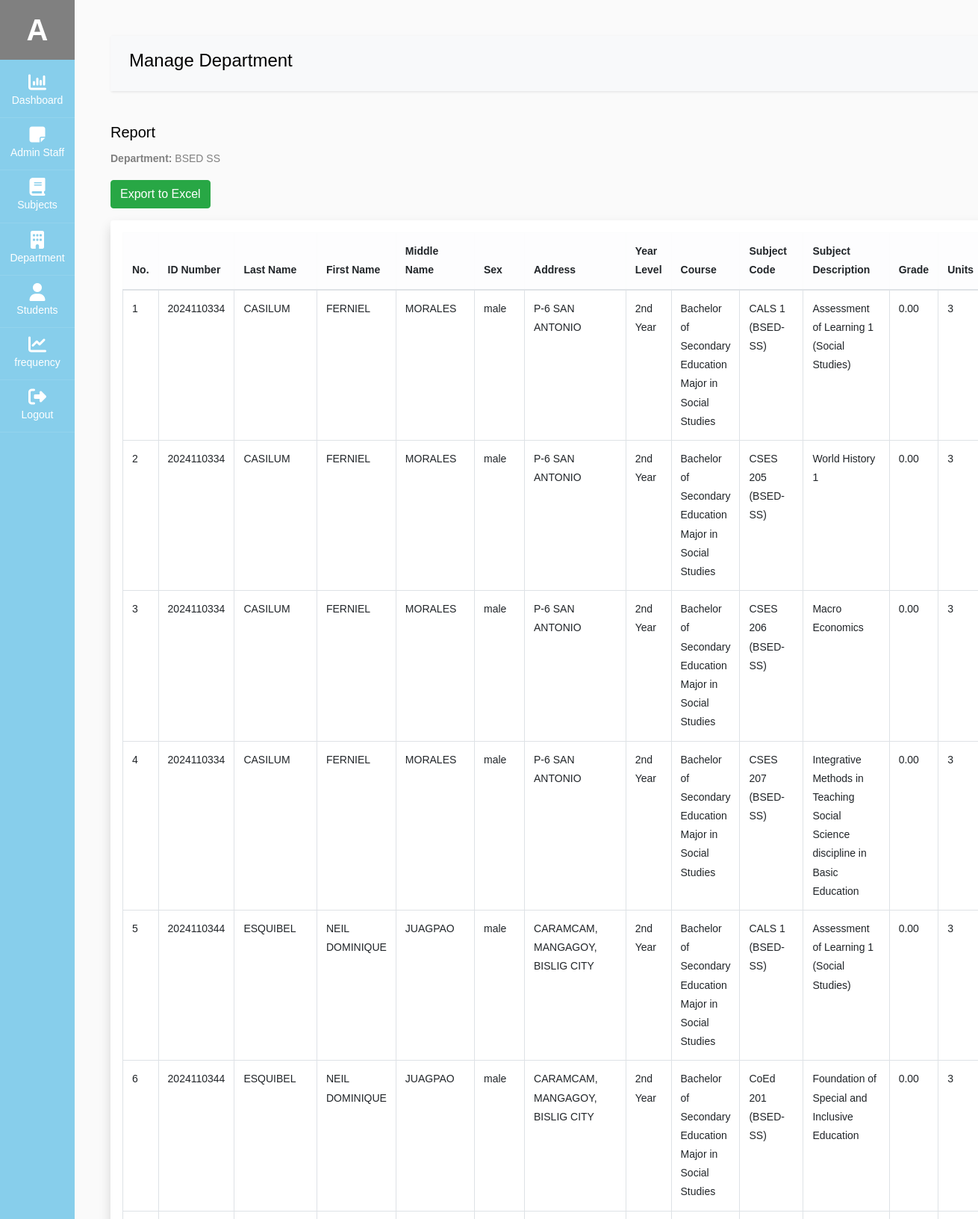
The app's page /admin/view_department.php?dept_id=7 (signed in, upper part) with its own data.
### tables this page shows
CREATE TABLE `user` (
  `admin_id` int(11) NOT NULL,
  `fname` varchar(60) NOT NULL,
  `mname` varchar(60) DEFAULT NULL,
  `lname` varchar(60) NOT NULL,
  `email` varchar(100) NOT NULL,
  `username` varchar(100) NOT NULL,
  `password` varchar(100) NOT NULL,
  `type` varchar(20) NOT NULL,
  `profile_img` varchar(255) DEFAULT NULL,
  `status` int(11) NOT NULL DEFAULT 1
);

CREATE TABLE `department` (
  `dept_id` int(11) NOT NULL,
  `dept_name` varchar(60) NOT NULL,
  `dept_description` varchar(500) DEFAULT NULL,
  `dept_status` varchar(60) NOT NULL DEFAULT '1'
);

CREATE TABLE `student_subject` (
  `ss_id` int(11) NOT NULL,
  `ss_stud_id` int(11) NOT NULL,
  `ss_subject_id` int(11) NOT NULL,
  `ss_final_grade` decimal(10,2) NOT NULL
);

CREATE TABLE `student` (
  `stud_id` int(11) NOT NULL,
  `stud_course` text NOT NULL,
  `stud_fname` varchar(60) NOT NULL,
  `stud_mname` varchar(60) DEFAULT NULL,
  `stud_lname` varchar(60) NOT NULL,
  `stud_phone` varchar(60) NOT NULL,
  `stud_bday` date NOT NULL,
  `stud_address` varchar(60) NOT NULL,
  `stud_gender` varchar(60) NOT NULL,
  `stud_year_level` varchar(60) NOT NULL,
  `stud_section` varchar(60) NOT NULL,
  `stud_sem` varchar(60) NOT NULL,
  `stud_academic_status` varchar(60) NOT NULL,
  `stud_school_year` varchar(255) NOT NULL,
  `stud_status` int(11) NOT NULL DEFAULT 1
);

CREATE TABLE `subject` (
  `subject_id` int(11) NOT NULL,
  `sub_dept_id` int(11) NOT NULL,
  `course_code` varchar(60) NOT NULL,
  `descriptive_title` text NOT NULL,
  `units` int(11) NOT NULL,
  `pre_requisite` varchar(60) NOT NULL,
  `for_year_level` varchar(60) NOT NULL
);

### db/db.php (called while the page is built, shortened)
<?php
class db_connect
{
    public $host = db_host;
    public $user = db_user;
    public $pass = db_pass;
    public $name = db_name;
    public function connect()
    {
        try {
            $this->conn = new mysqli($this->host, $this->user, $this->pass, $this->name);
        } catch (\Throwable $th) {
            header("Location:setup.php");
        }
    }
}

### db/class.php (called while the page is built, shortened)
<?php
include('db.php');
class global_class extends db_connect
{
        public function get_All_studentBasedOnDepartment($dept_id)
    {
        $query = $this->conn->prepare("SELECT * FROM `student_subject` as ss
            LEFT JOIN subject as sub
            ON sub.subject_id = ss.ss_subject_id
            LEFT JOIN department as dept
            ON dept.dept_id = sub.sub_dept_id
            LEFT JOIN student as stud
            ON stud.stud_id = ss.ss_stud_id
            WHERE dept.dept_id = ? AND stud.stud_status = '1'");
        $query->bind_param("i", $dept_id);
        if ($query->execute()) {
            $result = $query->get_result();
            return $result;
        }
    }
    public function view_department($dept_id)
    {
        $query = $this->conn->prepare("SELECT * FROM `department` where dept_status='1' and dept_id='$dept_id'");
        if ($query->execute()) {
            $result = $query->get_result();
            return $result;
        }
    }
    public function get_user_info($admin_id)
    {
        $query = $this->conn->prepare("SELECT * FROM `user` where status='1' AND admin_id =$admin_id");
        if ($query->execute()) {
            $result = $query->get_result();
            return $result;
        }
    }
}

### admin/view_department.php (the view, shortened to what this page needs)
<?php
include('../components/admin-header.php');
$dept_id=$_GET['dept_id'];
$get_department = $admin_db->view_department($dept_id);
    $view_department = $get_department->fetch_array();
    $department=$view_department['dept_name'];
?>
<div id="content" class="p-4 p-md-5">
<nav class="navbar navbar-expand-lg navbar-light bg-light" >
  <div class="container-fluid" >
    <h4>Manage Department</h4>
  </div>
</nav>
<h5>Report</h5>
<p><strong>Department:</strong> <?=$department?></p>
<form method="POST" action="function/export-to-excel_department.php">
    <button type="submit" class="btn btn-success mb-3">Export to Excel</button>
</form>
<div class="table-responsive shadow p-3 mb-5 bg-white rounded">
    <table id="studentTable" class="table table-bordered table-hover table-xl fs-5 w-100">
        <thead class="table-light">
            <tr>
                <th>No.</th>
                <th>ID Number</th>
                <th>Last Name</th>
                <th>First Name</th>
                <th>Middle Name</th>
                <th>Sex</th>
                <th>Address</th>
                <th>Year Level</th>
                <th>Course</th>
                <th>Subject Code</th>
                <th>Subject Description</th>
                <th>Grade</th>
                <th>Units</th>
            </tr>
        </thead>
        <tbody>
            <?php
                $get_All_student = $admin_db->get_All_studentBasedOnDepartment($dept_id);
                $count = 1;
                while ($student = $get_All_student->fetch_array()):
            ?>
            <tr>
                <td><?=$count?></td>
                <td><?=$student['stud_id']?></td>
                <td><?=$student['stud_lname']?></td>
                <td><?=$student['stud_fname']?></td>
                <td><?=$student['stud_mname']?></td>
                <td><?=$student['stud_gender']?></td>
                <td><?=$student['stud_address']?></td>
                <td><?=$student['stud_year_level']?></td>
                <td><?=$student['stud_course']?></td>
                <td><?=$student['course_code']?></td>
                <td><?=$student['descriptive_title']?></td>
                <td><?=$student['ss_final_grade']?></td>
                <td><?=$student['units']?></td>
            </tr>
            <?php
                    $count++;
                    endwhile;
            ?>
        </tbody>
    </table>
</div>
<?php
include('../components/admin-footer.php');
?>

### components/admin-header.php (shortened to what this page needs)
<?php
include('../db/class.php');
$admin_db = new global_class();
$admin_restrictions="";
if (isset($_SESSION['admin_id'])) {
    $admin_id = $_SESSION['admin_id'];
    $getUserDetails = $admin_db->get_user_info($admin_id);
    $user = $getUserDetails->fetch_array();
    $admin_id =$user['admin_id'];
    $username=$user['username'];
}
?>
<!doctype html>
<html lang="en">
  <head>
		<link rel="stylesheet" href="../node_modules/font-awesome/css/font-awesome.min.css">
    <link rel="stylesheet" href="../node_modules/alertifyjs/build/css/alertify.min.css"/>
    <link rel="stylesheet" href="../node_modules/alertifyjs//build/css/themes/default.min.css"/>
    <link rel="stylesheet" href="../node_modules/bootstrap/dist/css/bootstrap.min.css"/>
    <link rel="stylesheet" href="../css/dataTables.bootstrap5.css">
		<link rel="stylesheet" href="../css/admin.css">
  </head>
  <body>
		<div class="wrapper d-flex align-items-stretch" >
			<nav id="sidebar" class="active" >
				<h1><a href="profile.php?profile_id=<?=$admin_id?>" class="logo" style="background-color:gray;"><?=ucfirst($username[0])?></a></h1>
        <ul class="list-unstyled components mb-5">
          <li class="active">
            <a href="dashboard.php"><span class="fa fa-bar-chart"></span> Dashboard</a>
          </li>
          <li <?=$admin_restrictions?>>
            <a href="user.php"><span class="fa fa-sticky-note"></span>Admin Staff</a>
          </li>
          <li <?=$admin_restrictions?>>
            <a href="subject.php"><span class="fa fa-book"></span> Subjects</a>
          </li>
          <li <?=$admin_restrictions?>>
            <a href="department.php"><span class="fa fa-building"></span> Department</a>
          </li>
          <li>
              <a href="student.php"><span class="fa fa-user"></span> Students</a>
          </li>
          <li>
              <a href="frequency.php"><span class="fa fa-line-chart"></span> frequency</a>
          </li>
          <li>
            <a href="Logout.php"><span class="fa fa-sign-out"></span> Logout</a>
          </li>
        </ul>
    	</nav>
  </body>
</html>

### records on screen
user: username "A"
department: dept_name "BSED SS"
student_subject: ss_stud.stud_id "2024110334", ss_stud.stud_lname "CASILUM", ss_stud.stud_fname "FERNIEL", ss_stud.stud_mname "MORALES", ss_stud.stud_gender "male", ss_stud.stud_address "P-6 SAN ANTONIO", ss_stud.stud_year_level "2nd Year", ss_stud.stud_course "Bachelor of Secondary Education Major in Social Studies", subject.course_code "CALS 1 (BSED-SS)", subject.descriptive_title "Assessment of Learning 1 (Social Studies)", ss_final_grade "0.00", subject.units "3"
student_subject: ss_stud.stud_id "2024110334", ss_stud.stud_lname "CASILUM", ss_stud.stud_fname "FERNIEL", ss_stud.stud_mname "MORALES", ss_stud.stud_gender "male", ss_stud.stud_address "P-6 SAN ANTONIO", ss_stud.stud_year_level "2nd Year", ss_stud.stud_course "Bachelor of Secondary Education Major in Social Studies", subject.course_code "CSES 205 (BSED-SS)", subject.descriptive_title "World History 1", ss_final_grade "0.00", subject.units "3"
student_subject: ss_stud.stud_id "2024110334", ss_stud.stud_lname "CASILUM", ss_stud.stud_fname "FERNIEL", ss_stud.stud_mname "MORALES", ss_stud.stud_gender "male", ss_stud.stud_address "P-6 SAN ANTONIO", ss_stud.stud_year_level "2nd Year", ss_stud.stud_course "Bachelor of Secondary Education Major in Social Studies", subject.course_code "CSES 206 (BSED-SS)", subject.descriptive_title "Macro Economics", ss_final_grade "0.00", subject.units "3"
student_subject: ss_stud.stud_id "2024110334", ss_stud.stud_lname "CASILUM", ss_stud.stud_fname "FERNIEL", ss_stud.stud_mname "MORALES", ss_stud.stud_gender "male", ss_stud.stud_address "P-6 SAN ANTONIO", ss_stud.stud_year_level "2nd Year", ss_stud.stud_course "Bachelor of Secondary Education Major in Social Studies", subject.course_code "CSES 207 (BSED-SS)", subject.descriptive_title "Integrative Methods in Teaching Social Science discipline in Basic Education", ss_final_grade "0.00", subject.units "3"
student_subject: ss_stud.stud_id "2024110344", ss_stud.stud_lname "ESQUIBEL", ss_stud.stud_fname "NEIL DOMINIQUE", ss_stud.stud_mname "JUAGPAO", ss_stud.stud_gender "male", ss_stud.stud_address "CARAMCAM, MANGAGOY, BISLIG CITY", ss_stud.stud_year_level "2nd Year", ss_stud.stud_course "Bachelor of Secondary Education Major in Social Studies", subject.course_code "CALS 1 (BSED-SS)", subject.descriptive_title "Assessment of Learning 1 (Social Studies)", ss_final_grade "0.00", subject.units "3"
student_subject: ss_stud.stud_id "2024110344", ss_stud.stud_lname "ESQUIBEL", ss_stud.stud_fname "NEIL DOMINIQUE", ss_stud.stud_mname "JUAGPAO", ss_stud.stud_gender "male", ss_stud.stud_address "CARAMCAM, MANGAGOY, BISLIG CITY", ss_stud.stud_year_level "2nd Year", ss_stud.stud_course "Bachelor of Secondary Education Major in Social Studies", subject.course_code "CoEd 201 (BSED-SS)", subject.descriptive_title "Foundation of Special and Inclusive Education", ss_final_grade "0.00", subject.units "3"
